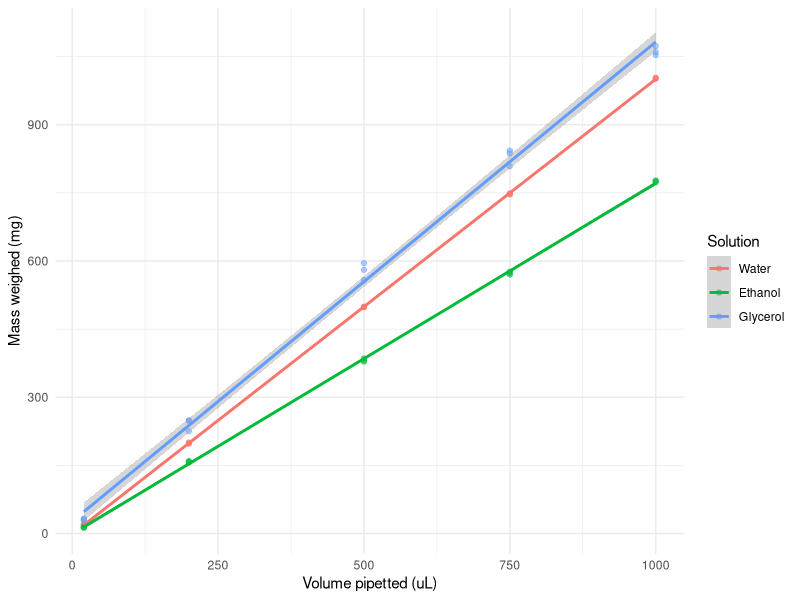
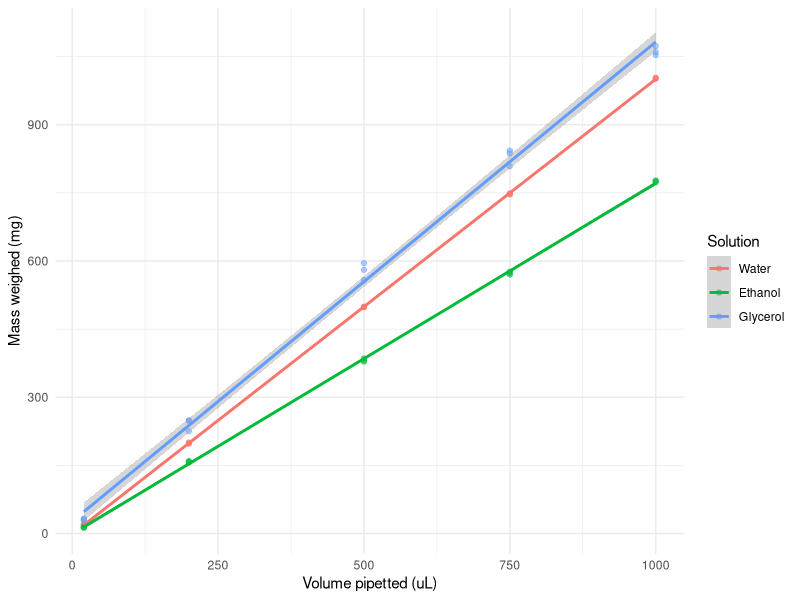

Here is the R script that generated these plots, in order:
#Hello this is my commentary at the top of the script
#include a comment explaining that I am creating a variable

TestVariable <- 5 #this is also a comment
TestSum <- 100076382439 + 9457058204 
sin(0) #demonstrate the use of function

#Load my libraries
library(tidyverse)

#Load my data
PipettingData <- read_csv("PipettingCalibrationCurve.csv",
         col_types="fdddd")

head(PipettingData)
str(PipettingData)

LongPipetteData <- pivot_longer(PipettingData, 
                                cols = starts_with("Replicate"), 
                                names_to = "Replicate", 
                                values_to = "Mass")

head(LongPipetteData)

ggplot(data=LongPipetteData, mapping =
         aes(x=Volume, 
             y=Mass,
             color=Solution)) +
  geom_point(alpha=0.5) +
  geom_smooth(method="lm") +
  theme_minimal() +
  labs(x="Volume pipetted (uL)", 
       y="Mass weighed (mg)")

ggsave("PipettingCalibrationCurve.png")

#use a linear model to analyse our water data
confint(lm(Mass ~ Volume * Solution, data=LongPipetteData))
